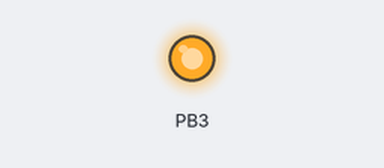
Recording of a program running on a simulated ATtiny85, built with avr-gcc and run on an emulated ATtiny85. On the bench: output pins drawn as LEDs (lit = HIGH). Sleep ends after the set time or at an interrupt; random numbers use the default seed unless the program sets one.

Above: at 0.1 s.
At 3.1 s:
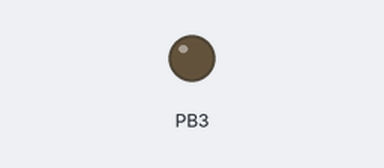
Timing chart, 0 to 4.6 s (numbered marks = the images above):
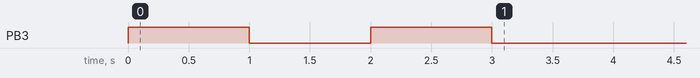

The program:

main.cpp
```cpp
#include <arduino.h>
#include <stdlib.h>
#include <avr/io.h>
#include <avr/power.h>
#include <avr/interrupt.h>
#include <avr/sleep.h>
#include <avr/fuse.h>
#include <avr/wdt.h>

// This define NEEDS to go before util/delay.h, otherwise none of the delays are correct.
#define F_CPU 1000000UL
#include <util/delay.h>


int iterations;
int target;

// This code executes when the watchdog timer fires. Interrupt Service Routine
ISR(WDT_vect){
}

void setup(){
    cli(); //disable all interrupts
    MCUSR = 0; //Clear all reset registers

    WDTCR |= (1<<WDCE) | (1<<WDE); //Set the watchdog change enable (required for any edits to the watchdog timer) and watchdog enable bits. Keep the rest the same
    WDTCR = (1<<WDCE) | (1<<WDP3) | (1<<WDP0); //Set the change enable flag, then configure the watchdog timer prescaler for ~8 seconds. P.46
    WDTCR |= (1<<WDIE); //Set the watchdog timeout interrupt enable bit. Executes an interrupt as opposed to a reset when the timer fires.
                        // Must reset this bit after each interrupt, or it will default back to resetting the MCU when the timer fires.
    sei(); //enable all interrupts

    DDRB |= (1<<DDB3); // Set pin 3 to be an output
    iterations = 0;
    //maximum duration of 2 hours = 900x 8s cycles. Max rand value is at least 32767
    target = rand() % 900 + 1;
    // target = rand() % 4 + 1; //debug

    set_sleep_mode(SLEEP_MODE_PWR_DOWN); //Sets sleep mode to Power-down

    PORTB |= (1<<PORTB3); // Set pin 3 high
    _delay_ms(1000);
    PORTB &= ~(1<<PORTB3); // set pin 3 low
    _delay_ms(1000);
    PORTB |= (1<<PORTB3); // Set pin 3 high
    _delay_ms(1000);
    PORTB &= ~(1<<PORTB3); // set pin 3 low
}

void loop(){

  iterations += 1;

  if (iterations == target){
    PORTB |= (1<<PORTB3); // Set pin 3 high
    _delay_ms(2000); //multiplies by 8 for some reason unless arduino.h is included
    PORTB &= ~(1<<PORTB3); // set pin 3 low

    target = rand() % 900 + 1;
    // target = rand() % 4 + 1; //debug
    iterations = 0;
  }

  power_all_disable(); //Disables all the extra functions for power saving purposes
  WDTCR |= (1<<WDIE); //Re-enable the watchdog timer as an interrupt (as opposed to a reset)
  sleep_bod_disable(); //Disables the brown-out detector while sleeping. Gets reset upon waking up
  sleep_mode(); //Goes to sleep
}
```
